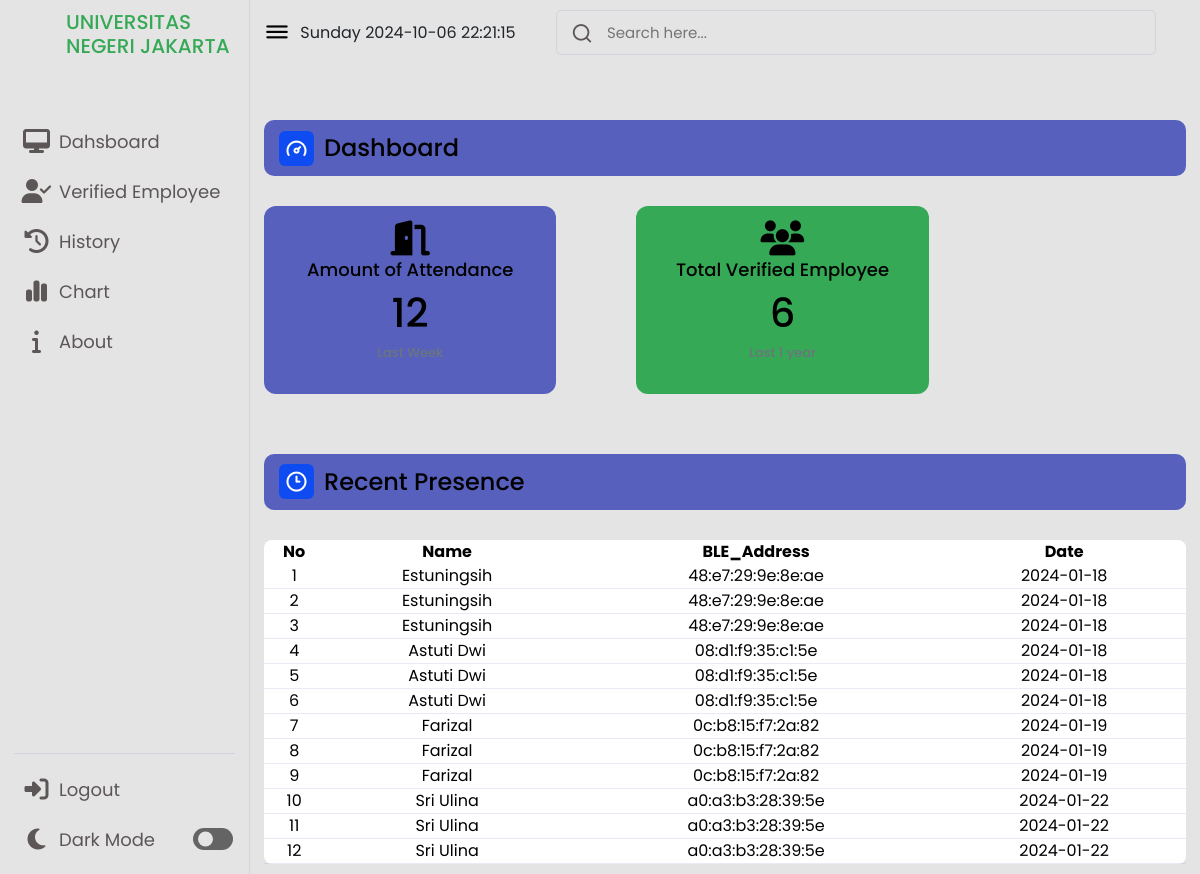
The page / on the database its author committed.
### tables this page shows
CREATE TABLE `datas_ble` (
  `id` int(255) NOT NULL,
  `nama` varchar(255) NOT NULL,
  `address` varchar(255) NOT NULL,
  `datetime` timestamp NOT NULL DEFAULT current_timestamp(),
  `day_name` text GENERATED ALWAYS AS (date_format(`datetime`,'%W')) VIRTUAL,
  `time` text GENERATED ALWAYS AS (date_format(`datetime`,'%H:%i:%s')) VIRTUAL,
  `date` text GENERATED ALWAYS AS (date_format(`datetime`,'%Y-%m-%d')) VIRTUAL
);

### dash.php (the view, shortened to what this page needs)
<!DOCTYPE html>
<html lang="en">
<head>
    <?php include "header.php"; ?>
</head>
<body>
    <?php include "menu.php"; ?>
    <section class="dashboard">
        <div class="top">
            <i class="uil uil-bars sidebar-toggle"></i>
            <?php
    $currentDay = date('l');
    echo $currentDay;
?>
<?php
echo date('Y-m-d H:i:s');
?>
            <div class="search-box">
                <i class="uil uil-search"></i>
                <input type="text" placeholder="Search here...">
            </div>
        </div>
        <div class="dash-content">
            <div class="overview">
                <div class="title">
                    <i class="uil uil-tachometer-fast-alt"></i>
                    <span class="text">Dashboard</span>
                </div>
                <div class="boxes">
                    <div class="box box1">
                        <i class="fa-solid fa-door-open"></i>
                        <span class="text">Amount of Attendance</span>
                        <span class="number">
                        <?php
                            $conn = mysqli_connect("localhost", "root", "", "mqtt_log");
                            $sql = "SELECT * from datas_ble";
                            if ($result = mysqli_query($conn, $sql)) {
                                $rowcount = mysqli_num_rows( $result );
                                printf("  %d\n", $rowcount);
                            }
                        ?>
                        </span>
                        <p class="text-muted">Last Week</p>
                    </div>
                    <div class="box box2">
                        <i class="fa-solid fa-users"></i>
                        <span class="text">Total Verified Employee</span>
                        <span class="number">
                        <?php
                            $conn = mysqli_connect("localhost", "root", "", "mqtt_log");
                            $sql = "SELECT * from user";
                            if ($result = mysqli_query($conn, $sql)) {
                                $rowcount = mysqli_num_rows( $result );
                                printf("  %d\n", $rowcount);
                            }
                        ?>
                        </span>
                        <p class="text-muted">Last 1 year</p>
                    </div>
                </div>
            </div>
            <div class="activity">
                <div class="title">
                    <i class="uil uil-clock-three"></i>
                    <span class="text">Recent Presence</span>
                </div>
                <table>
                    <tr>
                        <th>No</th>
                        <th>Name</th>
                        <th>BLE_Address</th>
                        <th>Date</th>
                    </tr>
                    <?php
                    $conn = mysqli_connect("localhost", "root", "", "mqtt_log");
                    $sql = "SELECT * FROM datas_ble";
                    $result = $conn->query($sql);
                    if ($result->num_rows > 0) {
                        while ($row = $result-> fetch_assoc()) {
                            echo "<tr><td>" . $row["id"] . "</td><td>" . $row["nama"] . "</td><td>" . $row["address"] . "</td><td>" . $row["date"] . "</td></tr>"
                        ;}
                    }
                    else {
                        echo "No Results";
                    }
                    ?>
                </table>
                </div>
            </div>
    </section>
</body>
</html>

### index.php (shortened to what this page needs)
<!DOCTYPE html>
<html>
<head>
	<?php include "header.php"; ?>
</head>
<body>
	<?php include "menu.php"; ?>
    <?php include "dash.php"; ?>
</body>
</html>

### header.php (shortened to what this page needs)
<link rel="stylesheet" href="style.css">
<link rel="stylesheet" href="https://cdn.jsdelivr.net/npm/bootstrap@4.0.0/dist/css/bootstrap.min.css">
<link rel="stylesheet" href="https://unicons.iconscout.com/release/v4.0.0/css/line.css">

### menu.php (shortened to what this page needs)
<nav>
    <div class="logo-name">
        <div class="logo_name">
                        <h5 class="danger">UNIVERSITAS<span class="secondary"> NEGERI</span> JAKARTA</span></h5>
        </div>
    </div>
    <div class="menu-items">
        <ul class="nav-links">
            <li><a href="dash.php">
                <i class="fa-solid fa-desktop"></i>
                <span class="link-name">Dahsboard</span>
            </a></li>
            <li><a href="user.php">
                <i class="fa-solid fa-user-check"></i>
                <span class="link-name">Verified Employee</span>
            </a></li>
            <li><a href="history.php">
                <i class="fa-solid fa-clock-rotate-left"></i>
                <span class="link-name">History</span>
            </a></li>
            <li><a href="bleChart.php">
                <i class="fa-solid fa-chart-simple"></i>
                <span class="link-name">Chart</span>
            </a></li>
            <li><a href="about.php">
                <i class="fa-solid fa-info"></i>
                <span class="link-name">About</span>
            </a></li>
        </ul>
        <ul class="logout-mode">
            <li><a href="#">
                <i class="fa-solid fa-right-to-bracket"></i>
                <span class="link-name">Logout</span>
            </a></li>
            <li class="mode">
                <a href="#">
                    <i class="fa-solid fa-moon"></i>
                    <span class="link-name">Dark Mode</span>
                </a>
                <div class="mode-toggle">
                    <span class="switch"></span>
                </div>
            </li>
        </ul>
    </div>
</nav>

### rows shown on the page
datas_ble: id "1", nama "Estuningsih", address "48:e7:29:9e:8e:ae", date "2024-01-18"
datas_ble: id "2", nama "Estuningsih", address "48:e7:29:9e:8e:ae", date "2024-01-18"
datas_ble: id "3", nama "Estuningsih", address "48:e7:29:9e:8e:ae", date "2024-01-18"
datas_ble: id "4", nama "Astuti Dwi", address "08:d1:f9:35:c1:5e", date "2024-01-18"
datas_ble: id "5", nama "Astuti Dwi", address "08:d1:f9:35:c1:5e", date "2024-01-18"
datas_ble: id "6", nama "Astuti Dwi", address "08:d1:f9:35:c1:5e", date "2024-01-18"
datas_ble: id "7", nama "Farizal", address "0c:b8:15:f7:2a:82", date "2024-01-19"
datas_ble: id "8", nama "Farizal", address "0c:b8:15:f7:2a:82", date "2024-01-19"
datas_ble: id "9", nama "Farizal", address "0c:b8:15:f7:2a:82", date "2024-01-19"
datas_ble: id "10", nama "Sri Ulina", address "a0:a3:b3:28:39:5e", date "2024-01-22"
datas_ble: id "11", nama "Sri Ulina", address "a0:a3:b3:28:39:5e", date "2024-01-22"
datas_ble: id "12", nama "Sri Ulina", address "a0:a3:b3:28:39:5e", date "2024-01-22"

### other values the page prints
$rowcount "12"
$rowcount "6"
